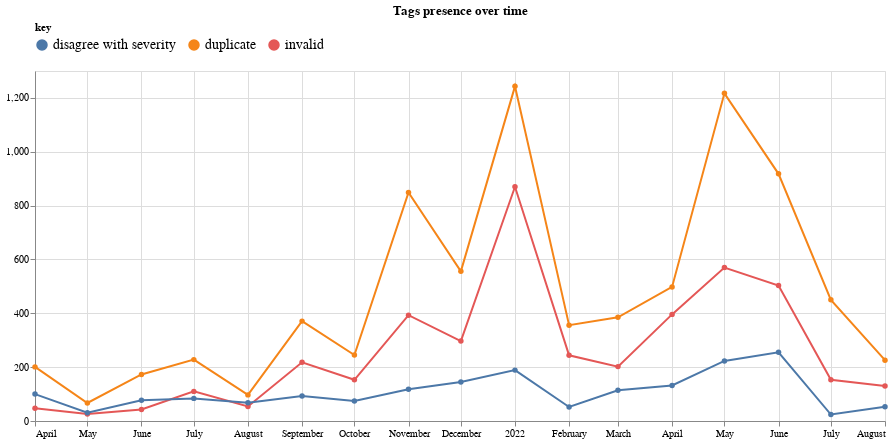

The cell this chart's notebook holds for it:
### Code cell
alt.Chart(df4, width=850, height=350, title="Tags presence over time").transform_fold(
    ["invalid", "disagree with severity", "duplicate"]
).mark_line(
    point=True
).encode(
    x=alt.X('date:T', title=""),
    y=alt.Y('value:Q', title=""),
    color=alt.Color('key:N', legend=alt.Legend(orient="top", labelFontSize=14, labelLimit=250)),
    tooltip=['date:T', 'value:Q']
)

### Figure 1 — Vega-Lite specification as saved in the notebook (floating-point values rounded to 4 significant figures)
{"config": {"view": {"continuousWidth": 400, "continuousHeight": 300}}, "data": {"name": "data-1a2073ace82132d30cc0859d6371c959"}, "mark": {"type": "line", "point": true}, "encoding": {"color": {"field": "key", "legend": {"labelFontSize": 14, "labelLimit": 250, "orient": "top"}, "type": "nominal"}, "tooltip": [{"field": "date", "type": "temporal"}, {"field": "value", "type": "quantitative"}], "x": {"field": "date", "title": "", "type": "temporal"}, "y": {"field": "value", "title": "", "type": "quantitative"}}, "height": 350, "title": "Tags presence over time", "transform": [{"fold": ["invalid", "disagree with severity", "duplicate"]}], "width": 850, "$schema": "https://vega.github.io/schema/vega-lite/v4.17.0.json", "datasets": {"data-1a2073ace82132d30cc0859d6371c959": [{"date": "2021-04-01T00:00:00", "invalid": 47, "disagree with severity": 100, "duplicate": 201}, {"date": "2021-05-01T00:00:00", "invalid": 26, "disagree with severity": 31, "duplicate": 67}, {"date": "2021-06-01T00:00:00", "invalid": 43, "disagree with severity": 77, "duplicate": 173}, {"date": "2021-07-01T00:00:00", "invalid": 110, "disagree with severity": 84, "duplicate": 228}, {"date": "2021-08-01T00:00:00", "invalid": 54, "disagree with severity": 68, "duplicate": 97}, {"date": "2021-09-01T00:00:00", "invalid": 218, "disagree with severity": 93, "duplicate": 371}, {"date": "2021-10-01T00:00:00", "invalid": 153, "disagree with severity": 74, "duplicate": 245}, {"date": "2021-11-01T00:00:00", "invalid": 393, "disagree with severity": 118, "duplicate": 849}, {"date": "2021-12-01T00:00:00", "invalid": 297, "disagree with severity": 145, "duplicate": 556}, {"date": "2022-01-01T00:00:00", "invalid": 870, "disagree with severity": 189, "duplicate": 1243}, {"date": "2022-02-01T00:00:00", "invalid": 244, "disagree with severity": 52, "duplicate": 356}, {"date": "2022-03-01T00:00:00", "invalid": 202, "disagree with severity": 114, "duplicate": 385}, {"date": "2022-04-01T00:00:00", "invalid": 396, "disagree with severity": 132, "duplicate": 498}, {"date": "2022-05-01T00:00:00", "invalid": 570, "disagree with severity": 223, "duplicate": 1217}, {"date": "2022-06-01T00:00:00", "invalid": 503, "disagree with severity": 255, "duplicate": 918}, {"date": "2022-07-01T00:00:00", "invalid": 153, "disagree with severity": 24, "duplicate": 450}, {"date": "2022-08-01T00:00:00", "invalid": 130, "disagree with severity": 53, "duplicate": 226}]}}
